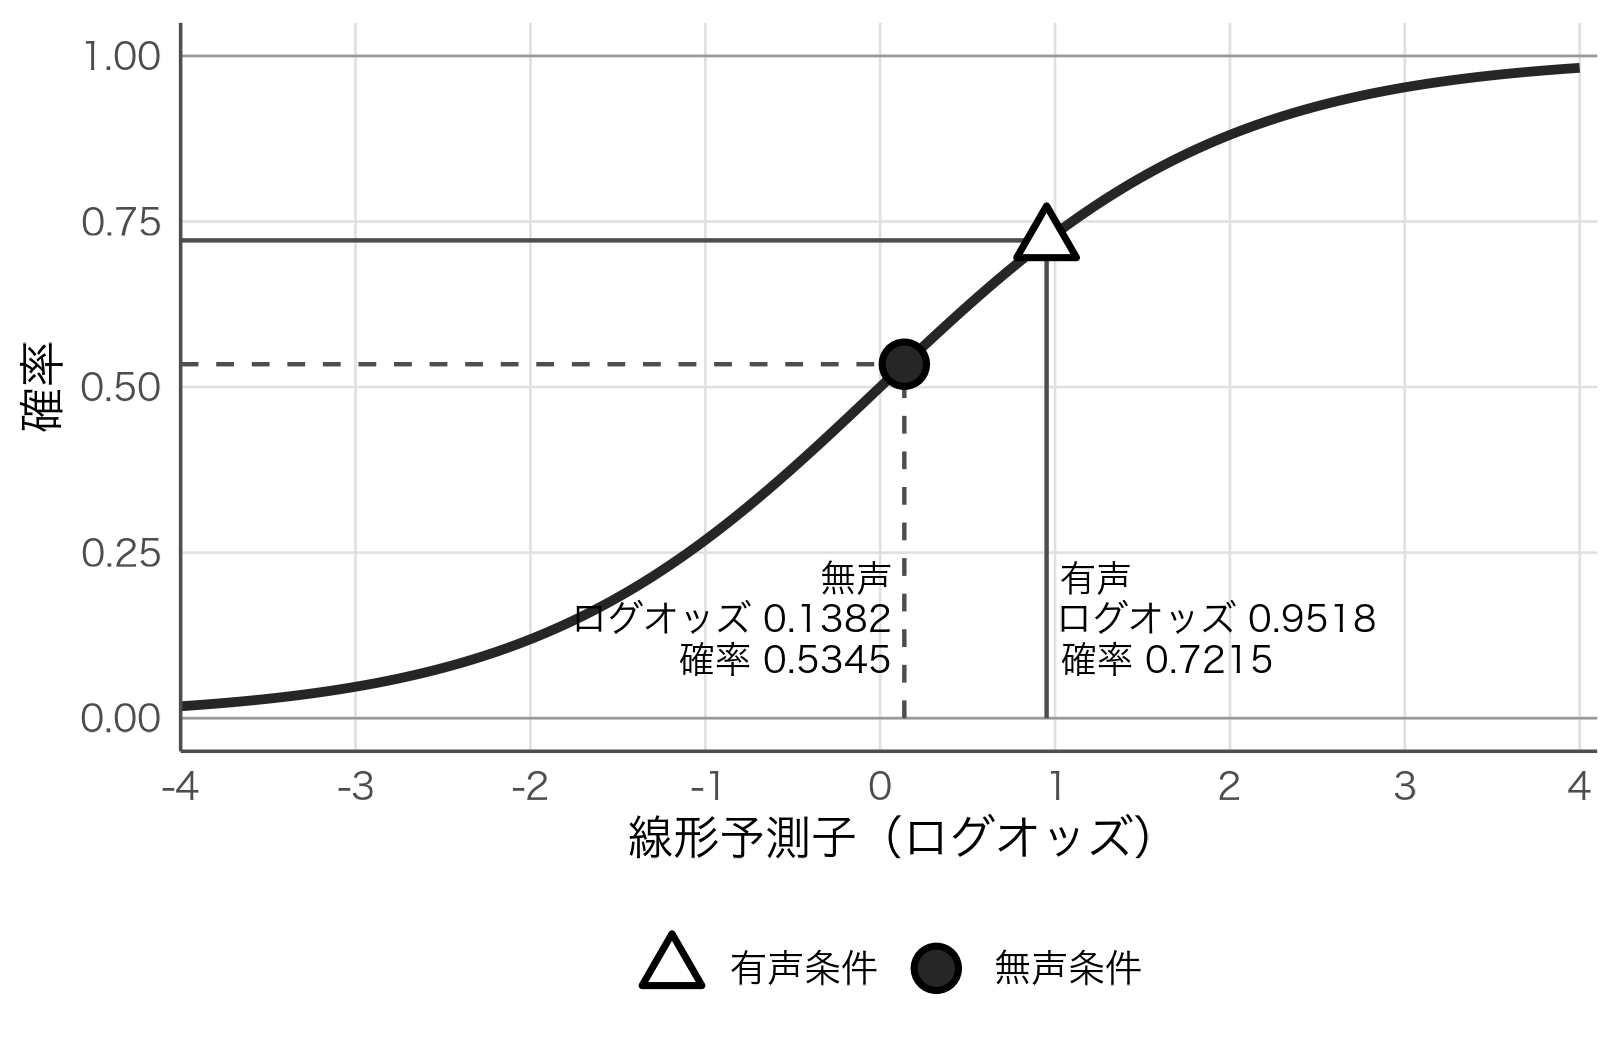

Reproduce this figure in R.
# 図6-1：ロジスティック曲線（線形予測子→確率）。本文 6.2〜6.3 の係数 0.9518・-0.8136 を使う
source("figures/style.R")
b0 <- 0.9518; b1 <- -0.8136
cur <- data.frame(x = seq(-4, 4, length.out = 400)); cur$p <- plogis(cur$x)
pts <- data.frame(cond = factor(c("有声条件", "無声条件"), levels = c("有声条件", "無声条件")), x = c(b0, b0 + b1))
pts$p <- plogis(pts$x); print(pts)
p <- ggplot(cur, aes(x, p)) +
  geom_hline(yintercept = c(0, 1), colour = "grey60", linewidth = 0.3) +
  geom_line(linewidth = 1.1, colour = "grey15") +
  geom_segment(data = pts, aes(x = x, xend = x, y = 0, yend = p), linetype = c("solid", "dashed"), colour = "grey30") +
  geom_segment(data = pts, aes(x = -4, xend = x, y = p, yend = p), linetype = c("solid", "dashed"), colour = "grey30") +
  geom_point(data = pts, aes(shape = cond, fill = cond), size = 4.2, stroke = 1.2) +
  scale_shape_manual(values = c(24, 21), name = NULL) +
  scale_fill_manual(values = c("white", "grey15"), name = NULL) +
  annotate("text", x = b0 + b1 - 0.08, y = 0.15, label = sprintf("無声\nログオッズ %.4f\n確率 %.4f", b0 + b1, plogis(b0 + b1)),
           hjust = 1, size = 3, family = "hira", lineheight = 0.95) +
  annotate("text", x = b0 + 0.08, y = 0.15, label = sprintf("有声\nログオッズ %.4f\n確率 %.4f", b0, plogis(b0)),
           hjust = 0, size = 3, family = "hira", lineheight = 0.95) +
  scale_x_continuous(breaks = -4:4, expand = expansion(add = c(0, 0.1))) +
  scale_y_continuous(breaks = seq(0, 1, 0.25), limits = c(0, 1)) +
  labs(x = "線形予測子（ログオッズ）", y = "確率")
save_fig(p, "ch06_logistic_curve", w = 5.4, h = 3.5)

# 図6-2：条件付き確率と周辺確率（本文 6.3「条件付き確率と周辺確率」）
set.seed(1)
mk <- function(s, lab) {
  z <- rnorm(1e6, b0, s)
  list(lab = lab, s = s, cond = plogis(b0), marg = mean(plogis(z)))
}
r <- list(mk(0.6096, "話者SD = 0.6096（章の推定値）"), mk(3, "話者SD = 3（大きなばらつき）"))
for (q in r) cat(q$lab, round(q$cond, 4), round(q$marg, 4), "\n")
cur2 <- do.call(rbind, lapply(r, function(q) data.frame(lab = q$lab, x = seq(-6, 8, length.out = 400))))
cur2$p <- plogis(cur2$x); cur2$lab <- factor(cur2$lab, levels = sapply(r, `[[`, "lab"))
sp <- do.call(rbind, lapply(r, function(q) data.frame(lab = q$lab, x = b0 + c(-1, 1) * q$s,
        marg = q$marg, cond = q$cond)))
sp$p <- plogis(sp$x); sp$lab <- factor(sp$lab, levels = levels(cur2$lab))
mm <- do.call(rbind, lapply(r, function(q) data.frame(lab = q$lab, cond = q$cond, marg = q$marg)))
mm$lab <- factor(mm$lab, levels = levels(cur2$lab))
p2 <- ggplot(cur2, aes(x, p)) +
  geom_line(linewidth = 1, colour = "grey15") +
  geom_vline(xintercept = b0, colour = "grey60", linewidth = 0.3) +
  geom_hline(data = mm, aes(yintercept = cond), linetype = "solid", colour = "grey55", linewidth = 0.6) +
  geom_hline(data = mm, aes(yintercept = marg), linetype = "dashed", colour = "black", linewidth = 0.7) +
  geom_point(data = sp, aes(y = p), shape = 21, fill = "white", size = 3, stroke = 1.1) +
  geom_point(data = mm, aes(x = b0, y = cond), shape = 22, fill = "grey55", size = 3.2) +
  geom_text(data = mm, aes(x = -5.9, y = cond + 0.045, label = sprintf("条件付き %.4f", cond)), hjust = 0, size = 2.9, family = "hira", colour = "grey35") +
  geom_text(data = mm, aes(x = -5.9, y = marg - 0.05, label = sprintf("周辺 %.4f", marg)), hjust = 0, size = 2.9, family = "hira") +
  facet_wrap(~lab) + scale_y_continuous(limits = c(0, 1), breaks = seq(0, 1, 0.25)) +
  labs(x = "線形予測子（ログオッズ）", y = "確率")
save_fig(p2, "ch06_marginal_vs_conditional", w = 5.8, h = 3.3)
